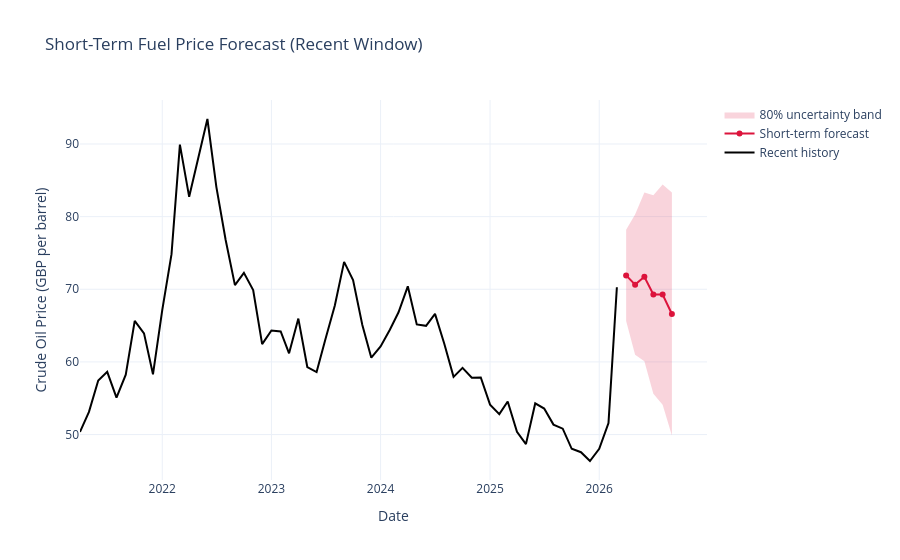

Notebook code cell kept with this figure:
### Code cell
fig = go.Figure()

fig.add_trace(go.Scatter(
    x=ts_short.index, y=ts_short.values, mode='lines', name='Recent history', line=dict(color='black')
))
fig.add_trace(go.Scatter(
    x=fc_df.index, y=fc_df['forecast'], mode='lines+markers', name='Short-term forecast', line=dict(color='crimson')
))
fig.add_trace(go.Scatter(
    x=fc_df.index, y=fc_df['upper_80'], mode='lines', line=dict(width=0), showlegend=False
))
fig.add_trace(go.Scatter(
    x=fc_df.index, y=fc_df['lower_80'], mode='lines', line=dict(width=0), fill='tonexty',
    fillcolor='rgba(220,20,60,0.18)', name='80% uncertainty band'
))

fig.update_layout(
    title='Short-Term Fuel Price Forecast (Recent Window)',
    xaxis_title='Date',
    yaxis_title='Crude Oil Price (USD per barrel)',
    template='plotly_white'
)
fig.show()
